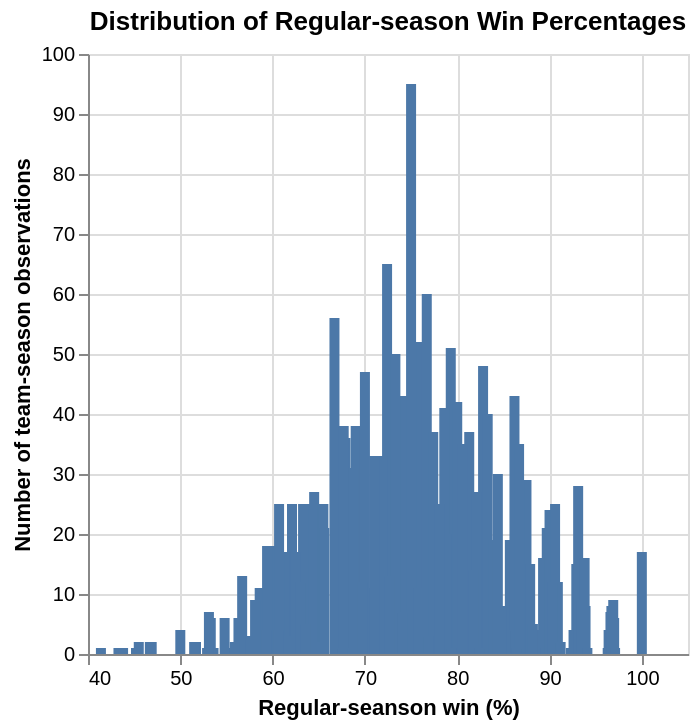

Notebook cell for this chart:
### Markdown cell above
<div style="background-color: #f0f0f0; padding: 10px;">
    
#### Task 4.4: Plot the distribution of two relevant variables in the raw data (4 points)

- Use `altair` to plot the distribution of one of the numeric variables in your tidied data set.

- Use `altair` to create a visualization showing the relative proportions of each category/level for one of categorical variable in your tidied data set. 

- Clearly label the variable that is being plotted in each plot.

*Notes:* 
- *Be sure the output is as clear as possible, provide an English title along with readable x and y column names*

- *You may also add more code cells to this section*

</div>

### Code cell
import altair as alt

win_pct_season = alt.Chart(tidy_data).mark_bar().encode(
    x=alt.X('reg_wins_pct').title('Regular-seanson win (%)'),
    y=alt.Y('count()').title('Number of team-season observations')).properties(
    title='Distribution of Regular-season Win Percentages')
win_pct_season

### Figure 1 — Vega-Lite specification as saved in the notebook (floating-point values rounded to 4 significant figures; data arrays with more than 128 entries replaced by an {"elided": "..."} marker saying what was removed)
{"config": {"view": {"continuousWidth": 300, "continuousHeight": 300}}, "data": {"name": "data-bd390cf399f2b97cacbbc3c46a2224a6"}, "mark": {"type": "bar"}, "encoding": {"x": {"field": "reg_wins_pct", "title": "Regular-seanson win (%)", "type": "quantitative"}, "y": {"aggregate": "count", "title": "Number of team-season observations", "type": "quantitative"}}, "title": "Distribution of Regular-season Win Percentages", "$schema": "https://vega.github.io/schema/vega-lite/v5.20.1.json", "datasets": {"data-bd390cf399f2b97cacbbc3c46a2224a6": {"elided": "2092 records"}}}
